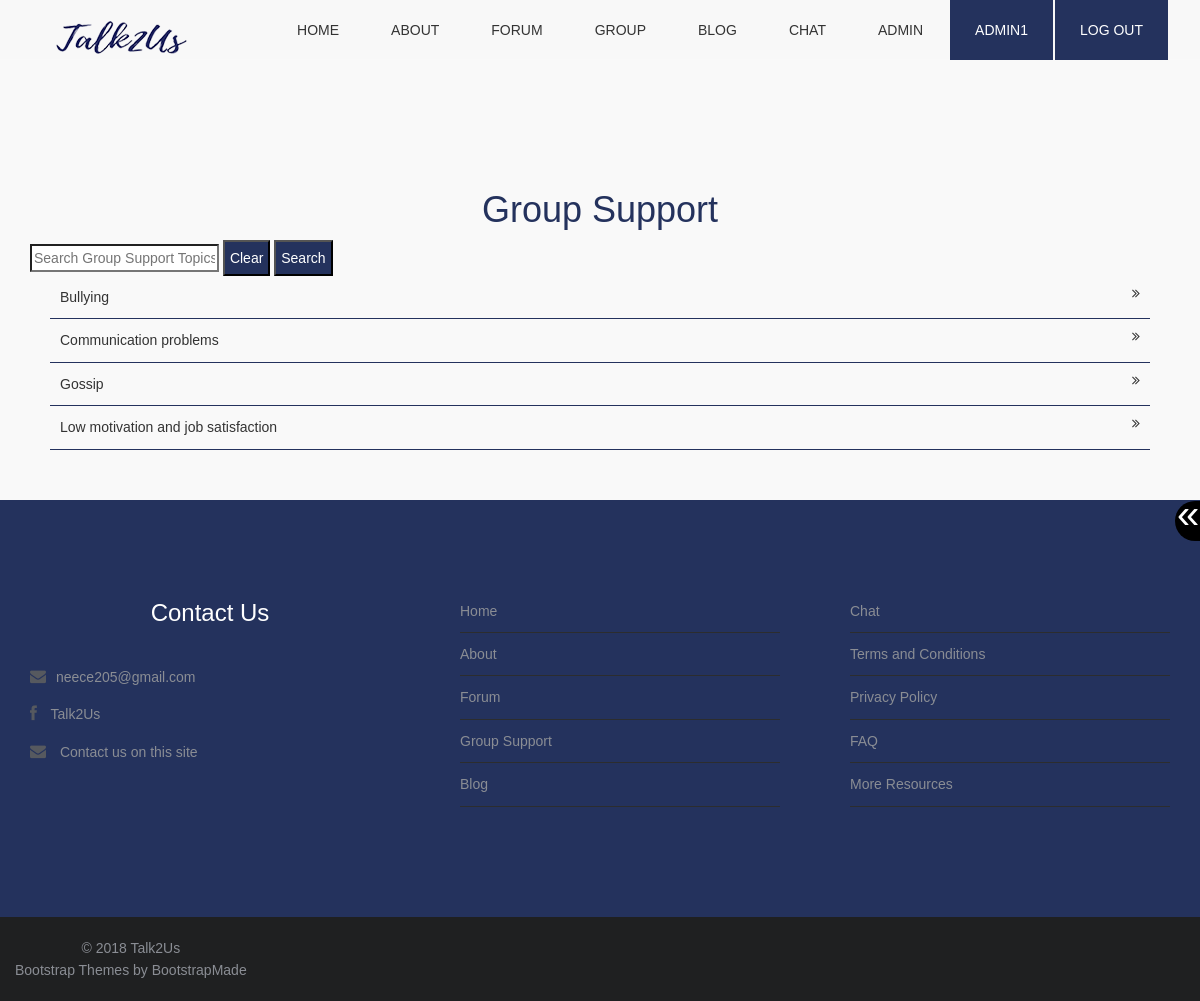
Page /groupSupport.php (signed in) on the committed database.
### tables this page shows
CREATE TABLE `supporttopic` (
  `sTopicID` int(10) NOT NULL,
  `sTopicName` varchar(255) NOT NULL
);

### groupSupport.php (the view, shortened to what this page needs)
<?php
    require_once("function.php");
	include "database_conn.php";
	if(isset($_SESSION['userID'])){
		$accountID = $_SESSION['role'];
	}
	echo makePageStart("Talk2Me - Group Support");
	echo makeNav("");
	echo resizeButtons();
?>
<section class="box">
	<div class="container top-content">
	<h1>Group Support</h1>
<?php
	if(isset($_SESSION['userID'])){
		if ($accountID == "1") {
?>
<form method="get" action="searchGSAdmin.php" id="searchGSAdminForm">
	<input type="text" id="searchGSAdmin" name="searchGSAdmin" placeholder="Search Group Support Topics">
	<input type="button" class="buttonS" id="clearSearchGSAdmin" value="Clear">
	<input type="submit" class="buttonS" id="submitSearchGSAdmin" value="Search">
</form>
<?php
			$results_per_page = 10;
			if(!isset($_GET['page'])){
				$page = 1;
			}else {
				$page = $_GET['page'];
			}
			$this_page_first_result = ($page-1)*$results_per_page;
			$sqlgetGS = "SELECT *
			FROM supporttopic
			ORDER BY sTopicName
			LIMIT ".$this_page_first_result.",".$results_per_page;
			$rsgetGS = mysqli_query($conn,$sqlgetGS)
			or die(mysqli_error($conn));
			if (mysqli_affected_rows($conn)>0){
				while($row = mysqli_fetch_assoc($rsgetGS)){
					$id				= 	$row["sTopicID"];
					$name			= 	$row["sTopicName"];
					echo "<div class=\"row itemRow clearLeft clearRight\">";
					echo "<a href=\"gsTopic.php?topicID=$id\"><p class=\"floatLeft\" >$name</p>";
					echo "<i class=\"fa fa-angle-double-right fa-1x floatRight\"></i></a>";
					echo "</div>";
				}
			}else{
				echo "<p>No group supports</p>";
			}
		}
	} else{
?>
<p>Register or login to start</p>
<?php
	}
?>
	</div>
</section>
<?php
	echo makeFooter();
?>

### css/style.css (style rules this page uses)
body { font-family: Arial, Helvetica, sans-serif; font-size:14px; font-weight:300; line-height:1.6em; color:#333; background-color:#fff; }
h1 { text-align:center; color: #24325D; }
p { color:#333; }
a { text-decoration:none; transition: all 0.1s ease-in-out; -moz-transition: all 0.1s ease-in-out; -webkit-transition: all 0.1s ease-in-out; -o-transition: all 0.1s ease-in-out; outline: none; color:#333; }
section.box { background-color:#f9f9f9; text-align:left; padding-top:50px; padding-bottom:50px; }
.inner-footer ul li,a { list-style:none; }
.top-content { margin-top: 120px !important; }
.itemRow { border-bottom: 1px solid #24325D !important; margin-left: 20px; margin-right: 20px; padding: 10px; }
.itemRow p { margin-bottom: 0px; }
.clearRight { clear: right; }
.floatRight { float: right; }
.floatLeft { float: left; }
.clearLeft { clear: left; }
.buttonS { color: #FFFFFF !important; background-color: #24325D; padding: 5px; display: inline-block; text-align: center; text-decoration: none; color: #FFFFFF !important; }

### css/overwrite.css (style rules this page uses)
select, textarea, input[type="text"], input[type="password"], input[type="datetime"], input[type="datetime-local"], input[type="date"], input[type="month"], input[type="time"], input[type="week"], input[type="number"], input[type="email"], input[type="url"], input[type="search"], input[type="tel"], input[type="color"], .uneditable-input { -webkit-border-radius: 0; -moz-border-radius: 0; border-radius: 0; }

### rows in the picture
supporttopic: sTopicName "Bullying"
supporttopic: sTopicName "Communication problems"
supporttopic: sTopicName "Gossip"
supporttopic: sTopicName "Low motivation and job satisfaction"

### other values in the picture
$_SESSION['username'] "ADMIN1"
